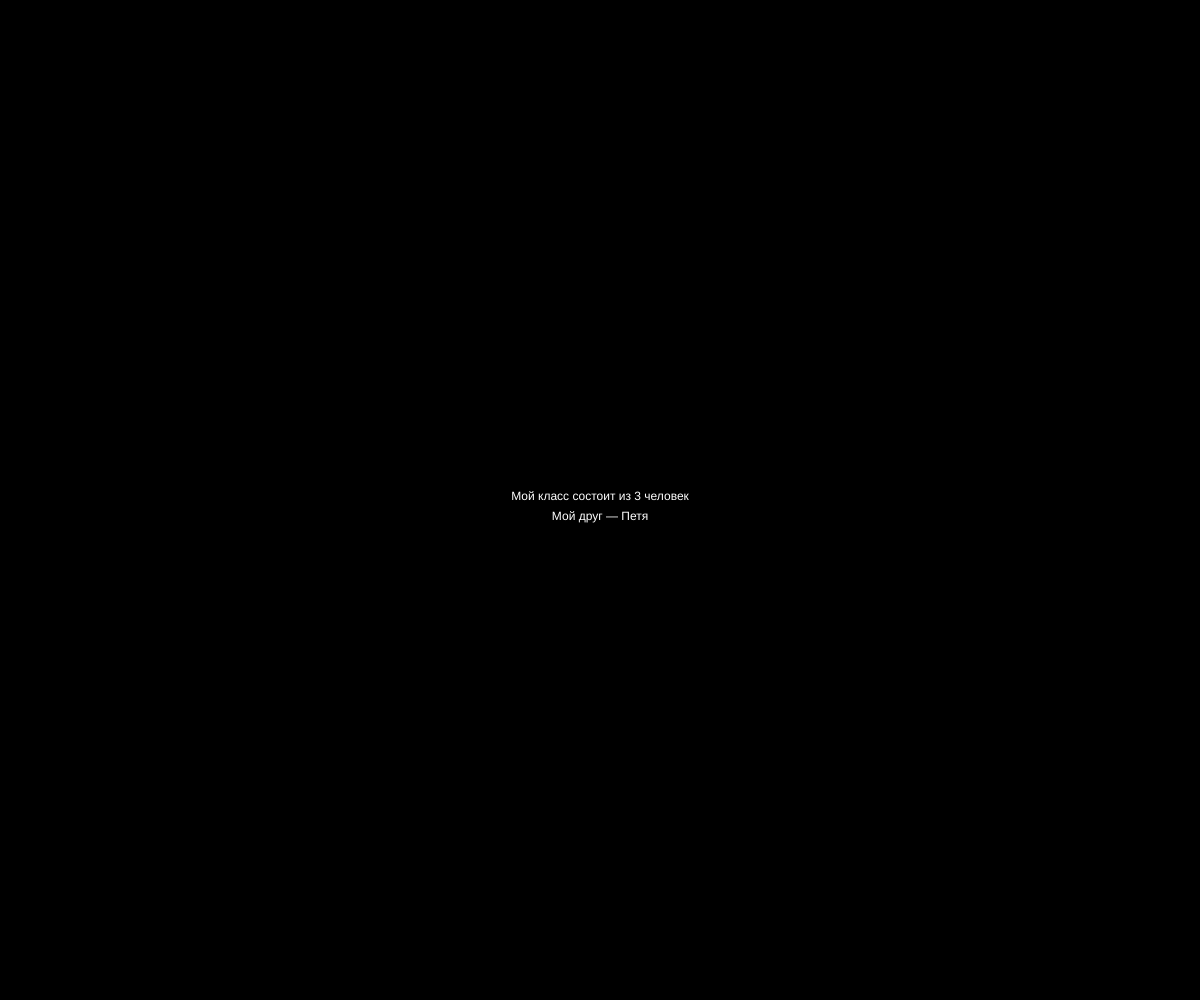
Frame 1 (no input)
Frame 60 (no input): identical to frame 1, image omitted
Frame 120 (the mouse pressed at the canvas centre since frame 60): identical to frame 1, image omitted

The p5.js sketch that drew this single still picture (run headless with seeded random() and noise() and a simulated clock; from frame 60 on, the mouse is pressed at the canvas centre):

// p5.js sketch
// ── sketch.js
// BOILERPLATE
// let myClass = /*составьте массив здесь*/
// let classLength = /*определите длину массива*/
// let myFriend = /*выберите из массива ученика, кто ваш друг при помощи индекса*/


// function setup() {
// 	createCanvas(windowWidth, windowHeight)
// 	background('black')
// 	fill('white')
// 	textAlign(CENTER)
// 	text('Мой класс состоит из ' + classLength + ' человек', width/2, height/2)
// 	text('Мой друг -- ' + myFriend, width/2, height/2+20)

// }
// function draw() {
	
// }

let myClass = ['Ваня', 'Петя', 'Митя']
let classLength = myClass.length
let myFriend = myClass[1]


function setup() {
	createCanvas(windowWidth, windowHeight)
	background('black')
	fill('white')
	textAlign(CENTER)
	text('Мой класс состоит из ' + classLength + ' человек', width/2, height/2)
	text('Мой друг — ' + myFriend, width/2, height/2+20)

}
function draw() {
	
}
